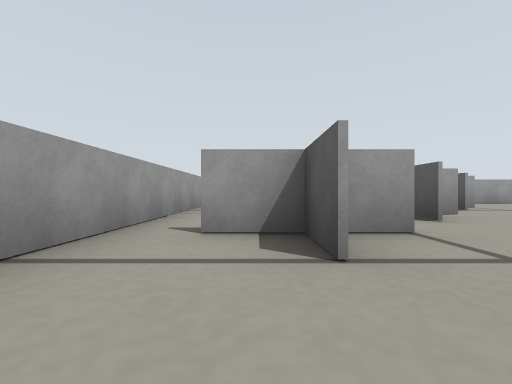
view 1 (above)

23 first-person views from a walk through a robot-simulator world made for Gazebo. The camera is 0.1 m above the floor, looks level and sees 90° across. The floor is counted in squares, 0.25 m on a side. Each view is taken from the middle of a square. On the plan, view 1 faces up. The plan holds only what a view shows up to about 9 squares ahead; the rest is blank. Robots are left out.

view 2
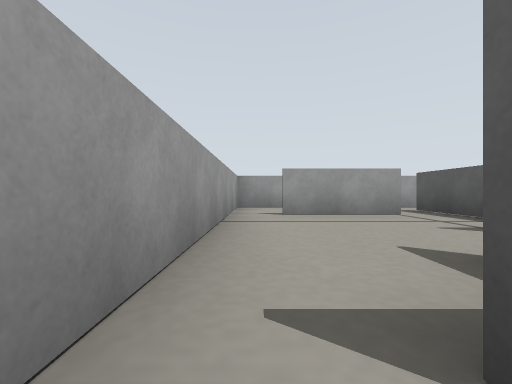

view 3
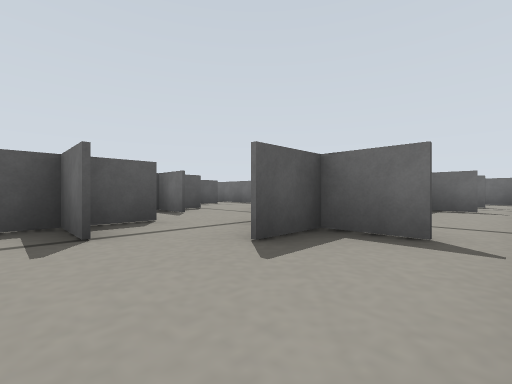

view 4
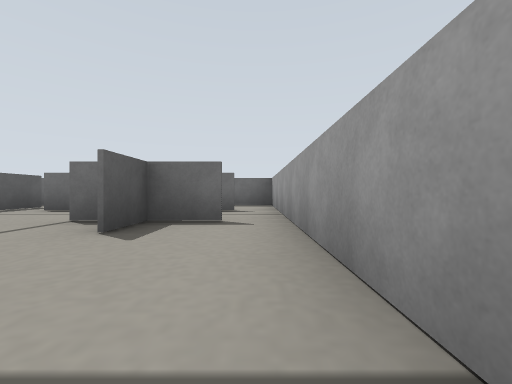

view 5
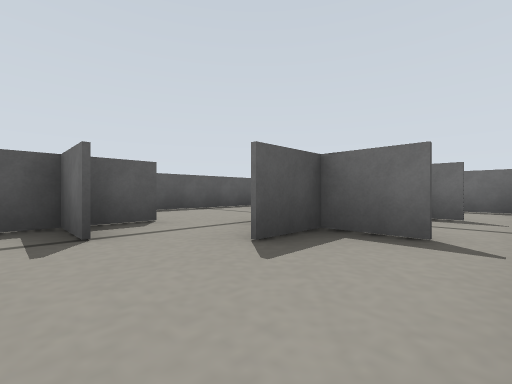

view 6
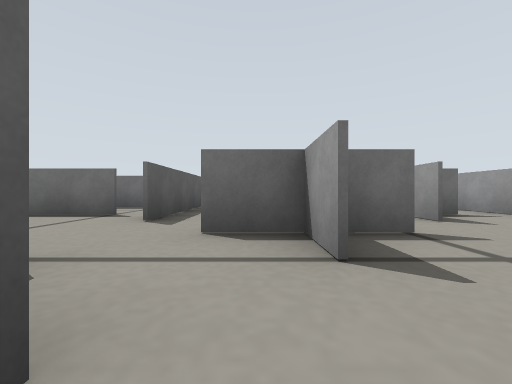

view 7
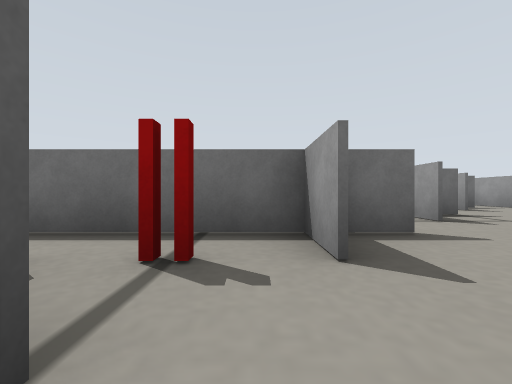

view 8
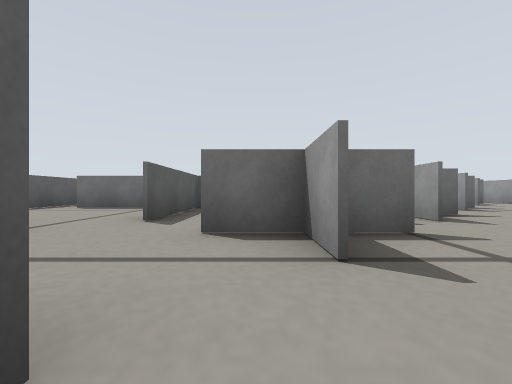

view 9
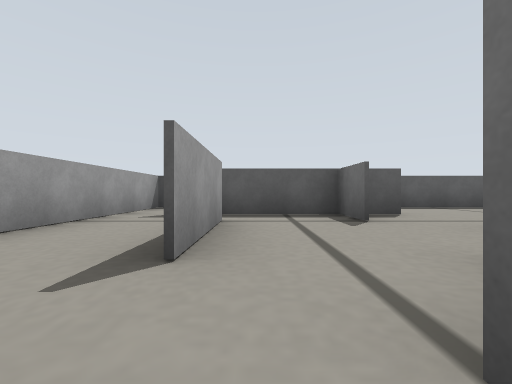

view 10
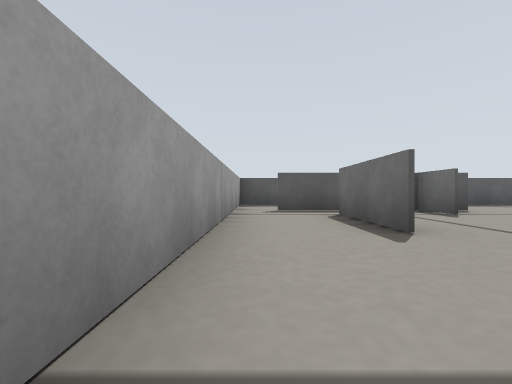

view 11
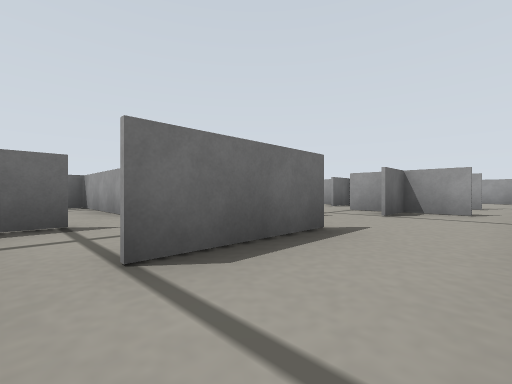

view 12
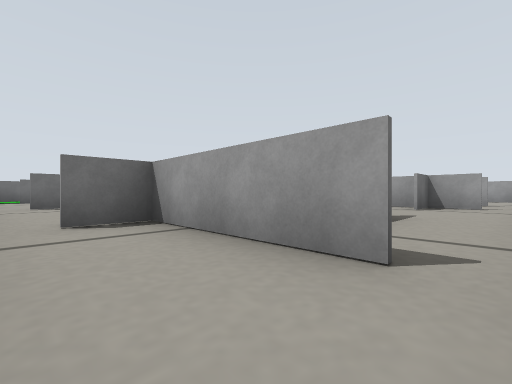

view 13
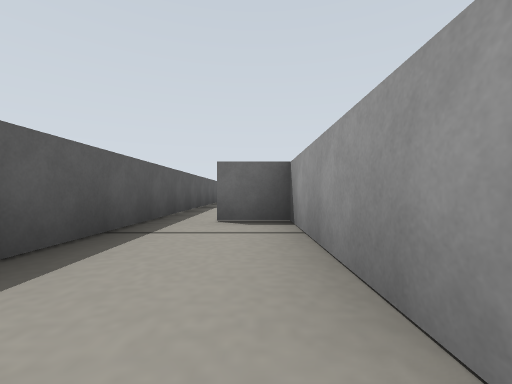

view 14
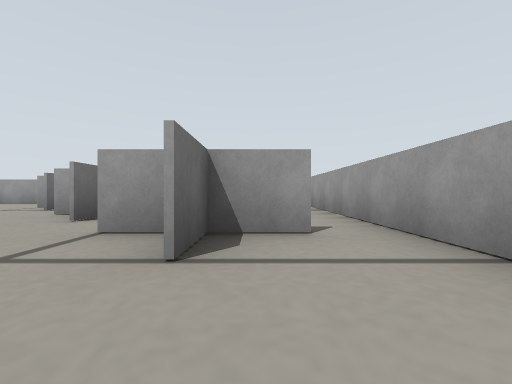

view 15
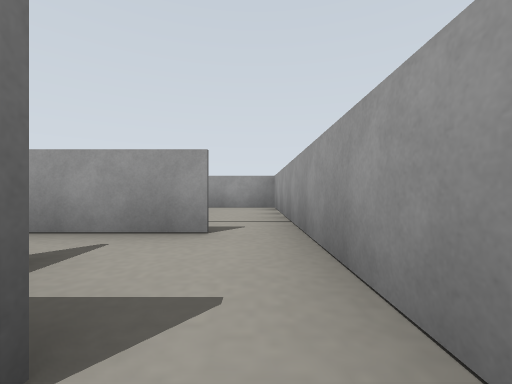

view 16
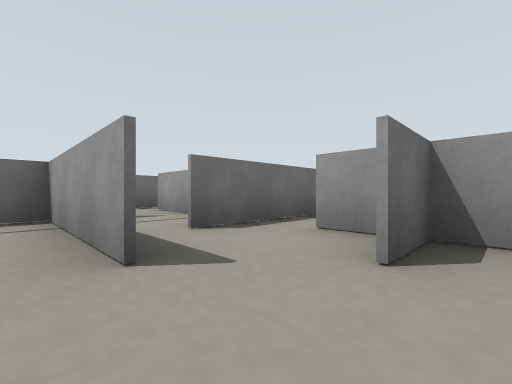

view 17
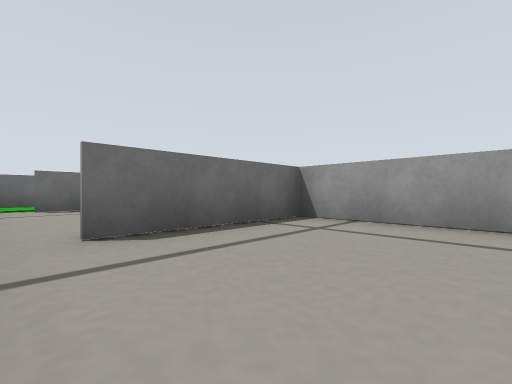

view 18
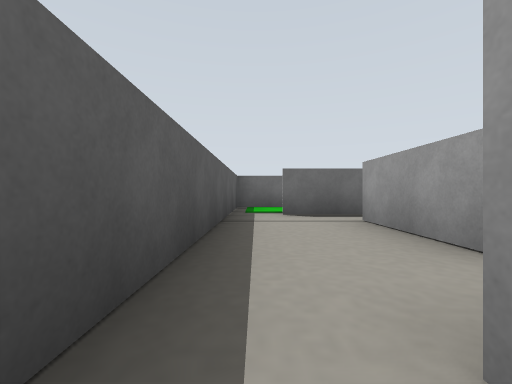

view 19
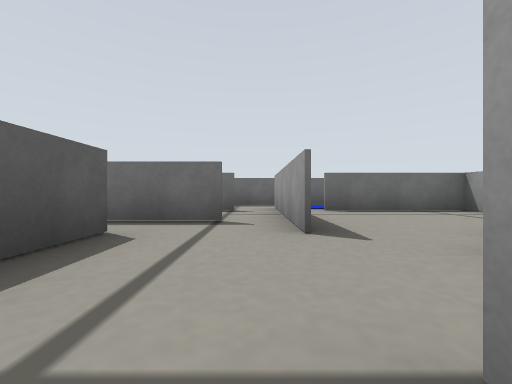

view 20
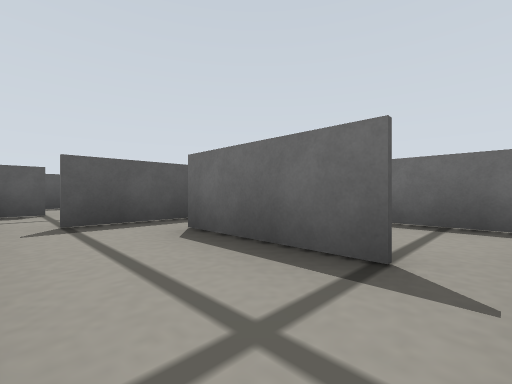

view 21
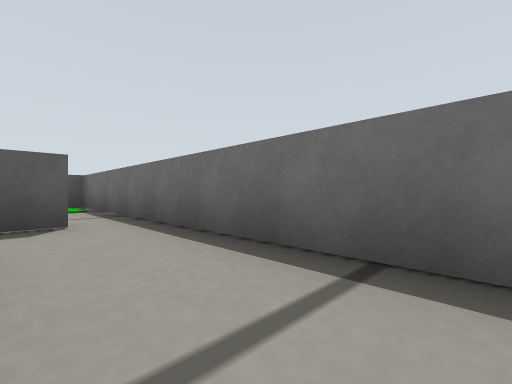

view 22
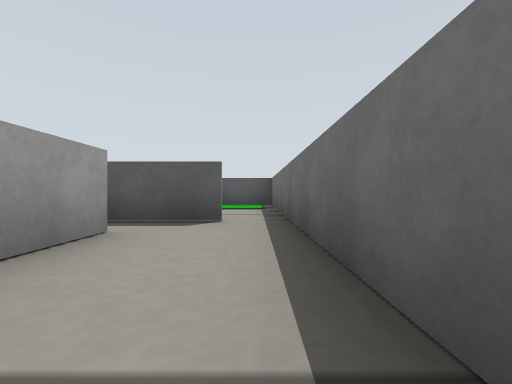

view 23
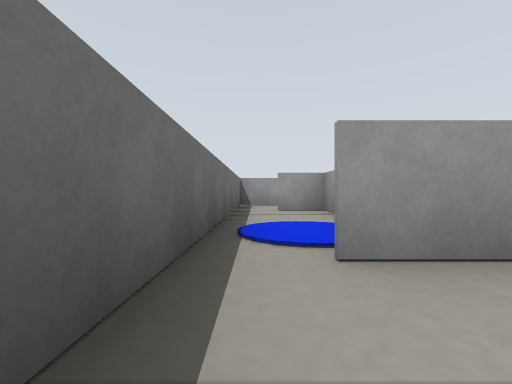

### Floor plan
Points are (right, up) in squares from view 1. A wall is a line through its corners. A room is listed if a view was taken in it or the views show most of it. See-through windows are left out.
Room 1 (views 1, 5)
walls: (-0.6, -1.5) (1.6, -1.5); (0.5, -1.5) (0.5, -0.4); (-1.5, 1.5) (-1.5, -5.5) (0.5, -5.5); (2.5, -0.6) (2.5, 1); (0.6, 2.5) (-0.6, 2.5)
ways out: opening at (-1, 2.5) to room 2; opening at (1, 2) to room 3; opening at (0, -5) to room 9
Room 2 (views 2, 3, 4)
walls: (-1.5, 6.5) (-1.5, 1.5); (1.6, 6.5) (-0.6, 6.5); (-0.6, 2.5) (1.6, 2.5); (2.5, 3.4) (2.5, 7.6); (0.5, 1.4) (0.5, 3.6)
ways out: opening at (-1, 2.5) to room 1; opening at (-1, 7) to room 6
Room 3 (view 6)
walls: (1.6, 2.5) (0.6, 2.5); (1.4, 0.5) (3.6, 0.5); (4.5, 1.4) (4.5, 2.6)
ways out: opening at (1, 2) to room 1; opening at (3, 4) to room 4
Room 4 (views 7, 9, 19)
walls: (4.5, 3.6) (4.5, 1.4); (3.4, 2.5) (4.9, 2.5); (2.5, 4) (2.5, 3.4); (6.5, 0.8) (6.5, -0.6); (4.5, 7.6) (4.5, 5.4); (6.5, 8.5) (5.5, 8.5); (8.5, 0.5) (8.5, 3.6); (5.4, -1.5) (7, -1.5)
ways out: opening at (3, 4) to room 3; opening at (7.5, 6) to room 5; opening at (4.5, 8) to room 6; opening at (5, 2) to room 10
objects: red post (5, 3); red post (6, 3) to (6, 4)
Room 5 (views 8, 11, 12, 13, 14, 16, 17, 18)
walls: (9.4, 4.5) (11.6, 4.5); (8.5, 3.6) (8.5, 0.5) (11.6, 0.5); (9.5, 6.5) (7.4, 6.5) (9.6, 6.5); (10.5, 3.4) (10.5, 7.6) (10.5, 4.5); (6.5, 5.6) (6.5, 4.5) (7.6, 4.5); (6.4, 2.5) (7.6, 2.5); (12.5, 0.5) (12.5, 8.5) (6.5, 8.5)
ways out: opening at (7.5, 6) to room 4; opening at (12, 1) to room 8
Room 6 (views 10, 15)
walls: (2.5, 7.6) (2.5, 5.8); (4.5, 6.5) (5.6, 6.5); (5.5, 8.5) (-1.5, 8.5) (-1.5, 6.5); (1.4, 4.5) (3.6, 4.5)
ways out: opening at (-1, 7) to room 2; opening at (4.5, 8) to room 4
Room 7 (views 20, 21, 22, 23)
walls: (8.5, -4.6) (8.5, -2.4); (5.4, -3.5) (7.6, -3.5) (6.4, -3.5); (4.5, -5.5) (9.5, -5.5); (4.5, -1.4) (4.5, -4.6); (10.5, -2.6) (10.5, -2)
ways out: opening at (10.5, -4.5) to room 8; opening at (5, -5) to room 9; opening at (5, -1) to room 10
Room 8 (no view inside)
walls: (10.5, -0.6) (10.5, -2.6); (10.1, -3.5) (11.6, -3.5); (9.5, -5.5) (12.5, -5.5) (12.5, 0.5)
ways out: opening at (12, 1) to room 5; opening at (10.5, -4.5) to room 7
Room 9 (no view inside)
walls: (0.5, -5.5) (4.5, -5.5); (1.2, -3.5) (0.5, -3.5); (0.5, -3) (0.5, -4.6); (4.5, -4.6) (4.5, -3)
ways out: opening at (0, -5) to room 1; opening at (5, -5) to room 7
Room 10 (no view inside)
walls: (4.5, -0.4) (4.5, -1.4); (2.5, 1.6) (2.5, 0.5); (6.5, -0.6) (6.5, 0.6)
ways out: opening at (5, 2) to room 4; opening at (5, -1) to room 7; opening at (3, 0) to room 11
Room 11 (no view inside)
walls: (0.5, -0.4) (0.5, -1); (4.5, -3) (4.5, -0.4); (-0.6, -3.5) (3.6, -3.5)
ways out: opening at (3, 0) to room 10

Where each view was taken, in squares from view 1:
view 1: 0 up, 0 right, facing up
view 2: 2 up, 1 left, facing up
view 3: 5 up, 1 left, facing down-right
view 4: 2 up, 1 left, facing down
view 5: 1 up, 1 left, facing down-right
view 6: 3 up, 3 right, facing down
view 7: 5 up, 5 right, facing down
view 8: 7 up, 7 right, facing down
view 9: 6 up, 6 right, facing right
view 10: 8 up, 5 right, facing right
view 11: 8 up, 10 right, facing down-left
view 12: 8 up, 12 right, facing down-left
view 13: 8 up, 11 right, facing down
view 14: 7 up, 7 right, facing left
view 15: 8 up, 5 right, facing left
view 16: 5 up, 9 right, facing down-left
view 17: 3 up, 12 right, facing down-left
view 18: 1 up, 12 right, facing down
view 19: 2 up, 5 right, facing down
view 20: 2 down, 5 right, facing down-right
view 21: 4 down, 5 right, facing down-right
view 22: 5 down, 5 right, facing right
view 23: 5 down, 6 right, facing left
